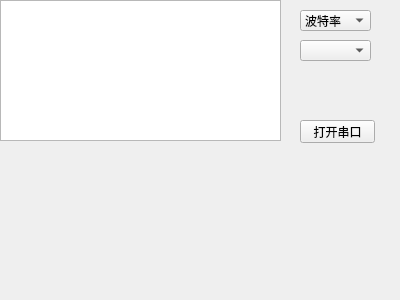
<?xml version="1.0" encoding="UTF-8"?>
<ui version="4.0">
 <class>serialwindow</class>
 <widget class="QWidget" name="serialwindow">
  <property name="geometry">
   <rect>
    <x>0</x>
    <y>0</y>
    <width>400</width>
    <height>300</height>
   </rect>
  </property>
  <property name="windowTitle">
   <string>串口调试界面</string>
  </property>
  <widget class="QComboBox" name="comboBox">
   <property name="geometry">
    <rect>
     <x>300</x>
     <y>10</y>
     <width>71</width>
     <height>21</height>
    </rect>
   </property>
   <item>
    <property name="text">
     <string>波特率</string>
    </property>
   </item>
   <item>
    <property name="text">
     <string>9600</string>
    </property>
   </item>
   <item>
    <property name="text">
     <string>115200</string>
    </property>
   </item>
  </widget>
  <widget class="QPushButton" name="pushButton">
   <property name="geometry">
    <rect>
     <x>300</x>
     <y>120</y>
     <width>75</width>
     <height>23</height>
    </rect>
   </property>
   <property name="text">
    <string>打开串口</string>
   </property>
  </widget>
  <widget class="QTextEdit" name="textEdit">
   <property name="geometry">
    <rect>
     <x>0</x>
     <y>0</y>
     <width>281</width>
     <height>141</height>
    </rect>
   </property>
  </widget>
  <widget class="QComboBox" name="portBox">
   <property name="geometry">
    <rect>
     <x>300</x>
     <y>40</y>
     <width>71</width>
     <height>21</height>
    </rect>
   </property>
  </widget>
 </widget>
 <resources/>
 <connections/>
</ui>
